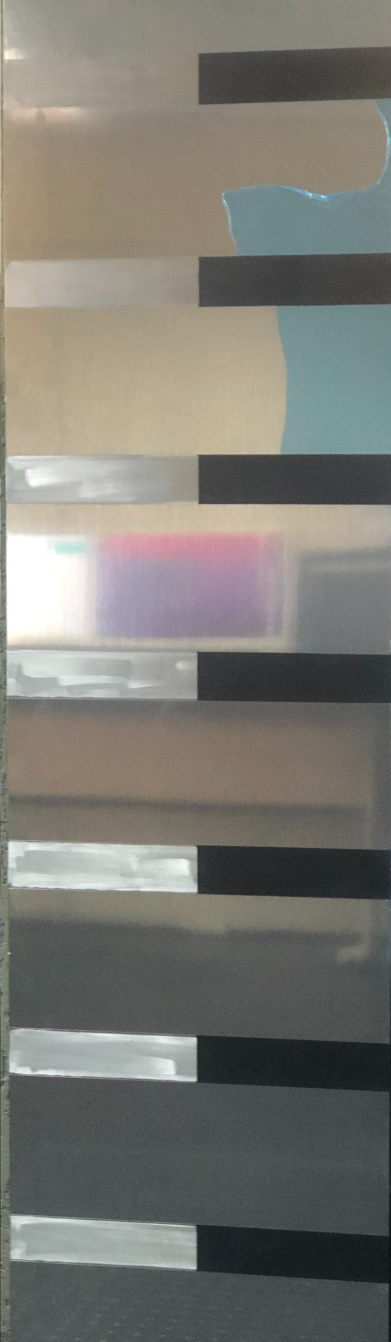
#> input picture qualis/imgs/in/second_tests/bar_reference4.jpg, 1173 x 4024 px (shown at 1/3 size)
$ python detect_plate_bar_img_v1.py
#> lines starting #> are read from the running program, lines starting #| are printed output that depends on the picture
import cv2
import matplotlib.pyplot as plt
import numpy as np

# Load the image
image1 = cv2.imread('../imgs/in/second_tests/bar_reference4.jpg')
#> image1 is the input picture: shape (4024, 1173, 3); mean B, G, R 115.4, 121.9, 123.3

# Convert the training image to RGB
training_image = cv2.cvtColor(image1, cv2.COLOR_BGR2RGB)

# Convert the training image to gray scale
training_gray = cv2.cvtColor(training_image, cv2.COLOR_RGB2GRAY)
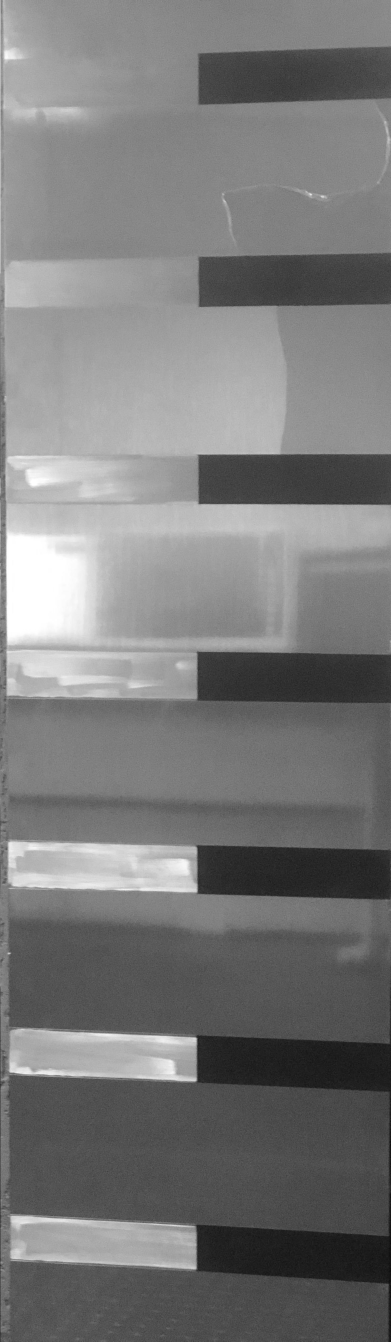
#> training_gray: shape (4024, 1173) (shown at 1/3 size); min 4, max 255, mean 121.6

# [9 lines of commented-out code are left out]
image_test = cv2.imread('../imgs/in/second_tests/image_2021-08-09_10:02:35.jpg')
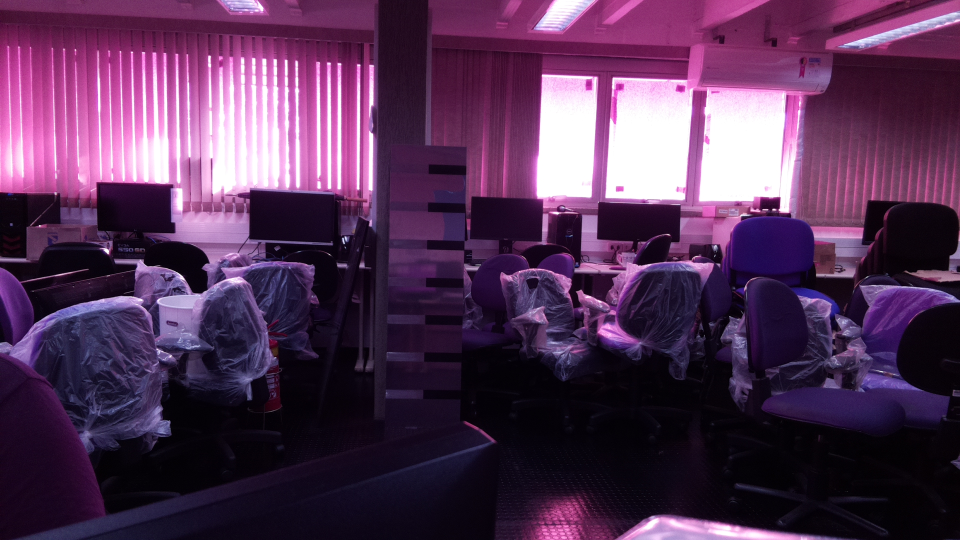
#> input picture qualis/imgs/in/second_tests/image_2021-08-09_10:02:35.jpg, 1920 x 1080 px (shown at 1/2 size)
#> image_test is the input picture: shape (1080, 1920, 3); mean B, G, R 85.4, 51.1, 84.7
test_gray = cv2.cvtColor(image_test, cv2.COLOR_RGB2GRAY)
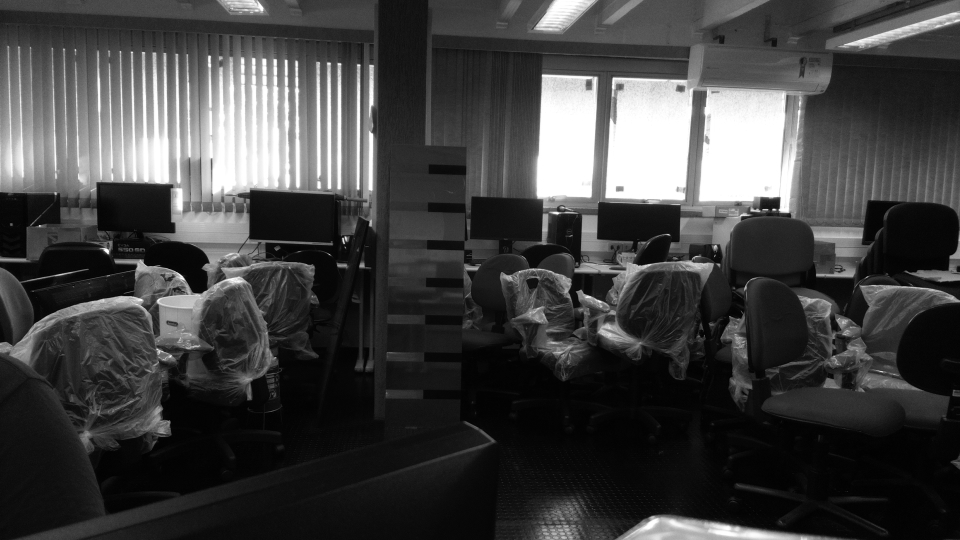
#> test_gray: shape (1080, 1920) (shown at 1/2 size); min 0, max 255, mean 65.2

# Display traning image and testing image
fx, plots = plt.subplots(1, 2, figsize=(20,10))

plots[0].set_title("Training Image")
plots[0].imshow(training_image)

plots[1].set_title("Testing Image")
plots[1].imshow(image_test)
plt.show()
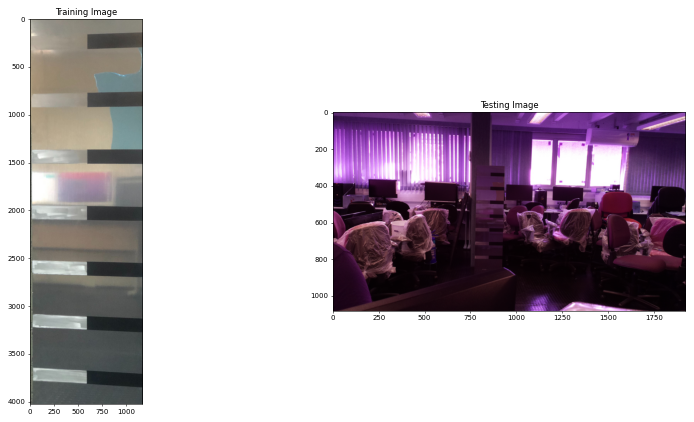
#> figure drawn by matplotlib, 2 panels; B, G, R data is drawn as R, G, B

#Encontrando KeyPoints
orb = cv2.ORB_create()

train_keypoints, train_descriptor = orb.detectAndCompute(training_gray, None)
#> train_keypoints = 347 keypoints; strongest (x, y, size): (584, 3114, 111.1), (585, 3114, 92.6), (585, 3113, 77.1), (585, 3240, 92.6)
test_keypoints, test_descriptor = orb.detectAndCompute(test_gray, None)
#> test_keypoints = 500 keypoints; strongest (x, y, size): (1555, 398, 111.1), (78, 450, 31), (1547, 419, 37.2), (214, 503, 77.1)

keypoints_without_size = np.copy(training_image)
keypoints_with_size = np.copy(training_image)

cv2.drawKeypoints(training_image, train_keypoints, keypoints_without_size, color = (0, 255, 0))

cv2.drawKeypoints(training_image, train_keypoints, keypoints_with_size, flags = cv2.DRAW_MATCHES_FLAGS_DRAW_RICH_KEYPOINTS)
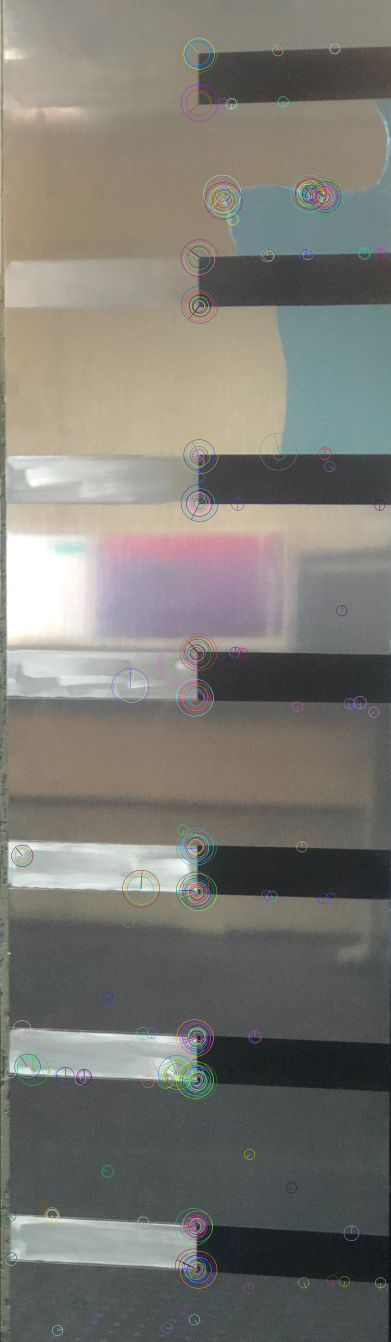
#> keypoints_with_size: shape (4024, 1173, 3) (shown at 1/3 size); mean R, G, B 123.4, 122, 115.6

# Display image with and without keypoints size
fx, plots = plt.subplots(1, 2, figsize=(20,10))

plots[0].set_title("Train keypoints With Size")
plots[0].imshow(keypoints_with_size, cmap='gray')

plots[1].set_title("Train keypoints Without Size")
plots[1].imshow(keypoints_without_size, cmap='gray')
plt.show()

# Print the number of keypoints detected in the training image
print("Number of Keypoints Detected In The Training Image: ", len(train_keypoints))
#| Number of Keypoints Detected In The Training Image:  347

# Print the number of keypoints detected in the query image
print("Number of Keypoints Detected In The Query Image: ", len(test_keypoints))
#| Number of Keypoints Detected In The Query Image:  500


# Create a Brute Force Matcher object.
bf = cv2.BFMatcher(cv2.NORM_HAMMING, crossCheck = True)

# Perform the matching between the ORB descriptors of the training image and the test image
matches = bf.match(train_descriptor, test_descriptor)
#> matches = 53 matches

# The matches with shorter distance are the ones we want.
matches = sorted(matches, key = lambda x : x.distance)

result = cv2.drawMatches(training_image, train_keypoints, test_gray, test_keypoints, matches, test_gray, flags = 2)
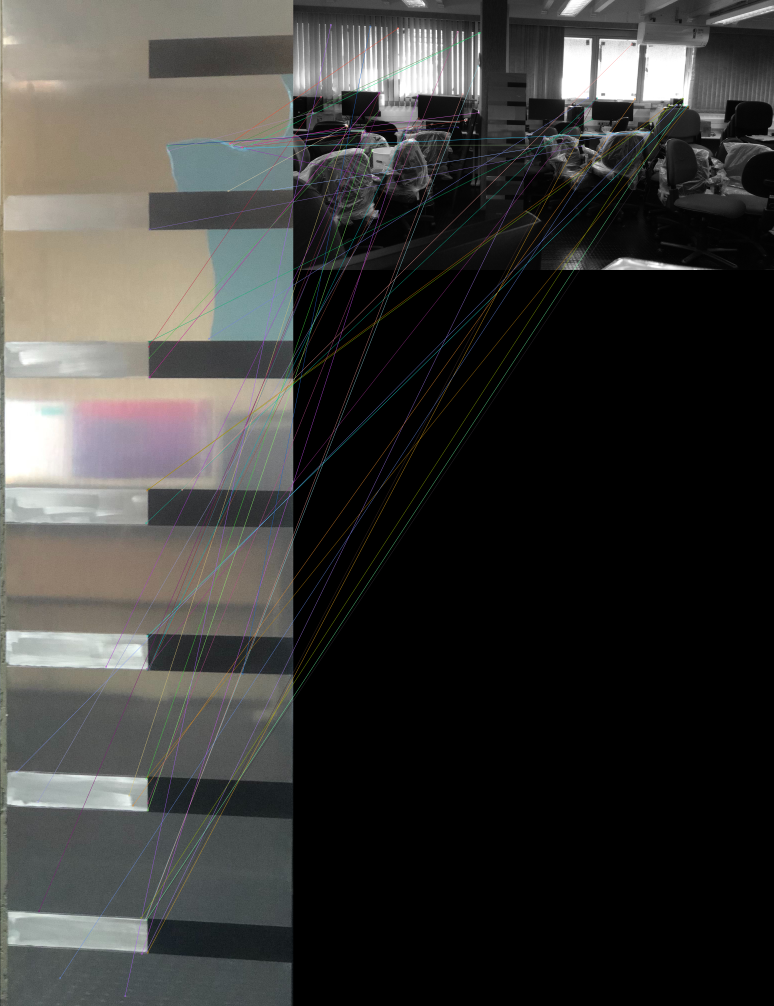
#> result: shape (4024, 3093, 3) (shown at 1/4 size); mean R, G, B 58.6, 58, 55.6

# Display the best matching points
plt.rcParams['figure.figsize'] = [14.0, 7.0]
plt.title('Best Matching Points')
plt.imshow(result)
plt.show()

# Print total number of matching points between the training and query images
print("\nNumber of Matching Keypoints Between The Training and Query Images: ", len(matches))
#| Number of Matching Keypoints Between The Training and Query Images:  53
